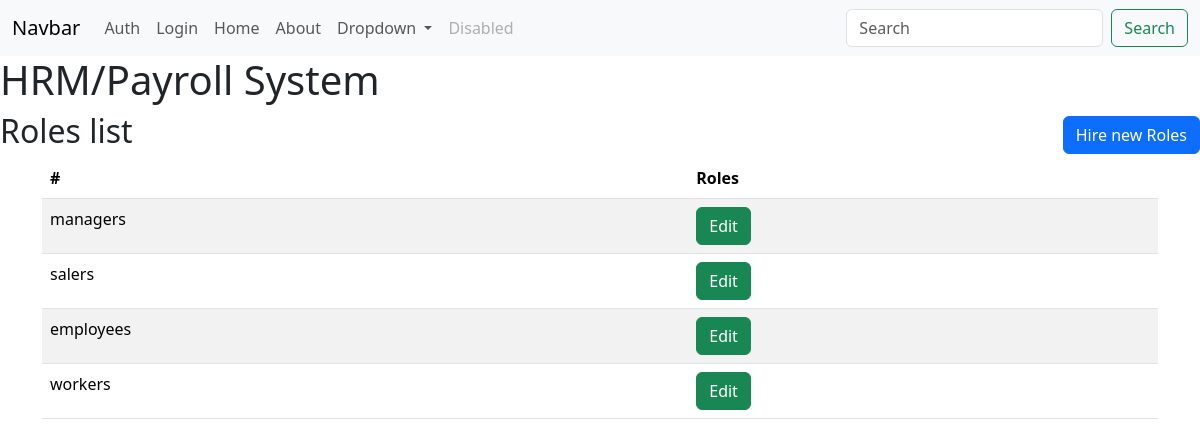
The page /roles/index on the database its author committed.
### tables this page shows
CREATE TABLE roles (
    id INTEGER NOT NULL PRIMARY KEY AUTOINCREMENT,
    role_name TEXT UNIQUE NOT NULL
);

### payroll/roles.py (the view)
@bp.route("/roles/index")
def index():
    db = get_db()
    roles = db.execute("SELECT id, role_name FROM roles").fetchall()
    return render_template('roles/index.html', roles = roles)

### payroll/database.py (called while the page is built)
def get_db():
    if 'bd' not in g:
        g.db = sqlite3.connect(
            current_app.config['DATABASE'], detect_types=sqlite3.PARSE_DECLTYPES
        )
        g.db.row_factory = sqlite3.Row
    return g.db

### payroll/templates/roles/index.html (shortened to what this page needs)
{% extends 'base.html' %}
{% block header %}
<div class="d-flex justify-content-between mt-2 align-items-center">
<h2>Roles list</h2>
{% block create %}
<a type="button" class="btn btn-primary" href="{{ url_for('roles.create') }}">Hire new Roles</a>
{% endblock %}
</div>
{% endblock header %}
{% block content %}
<div class="container">
    <table class="table table-striped">
<thead>
<tr>
<th scope="col">#</th>
<th scope="col">Roles</th>
</tr>
</thead>
<tbody>
{% for item in roles %}
<tr>
<td>{{ item['role_name'] }}</td>
<td>
<a type="button" class="btn btn-success" href="">Edit</a>
</td>
</tr>
{% endfor %}
</tbody>
</table>
</div>
{% endblock content %}

### rows shown on the page
roles: role_name "managers"
roles: role_name "salers"
roles: role_name "employees"
roles: role_name "workers"
